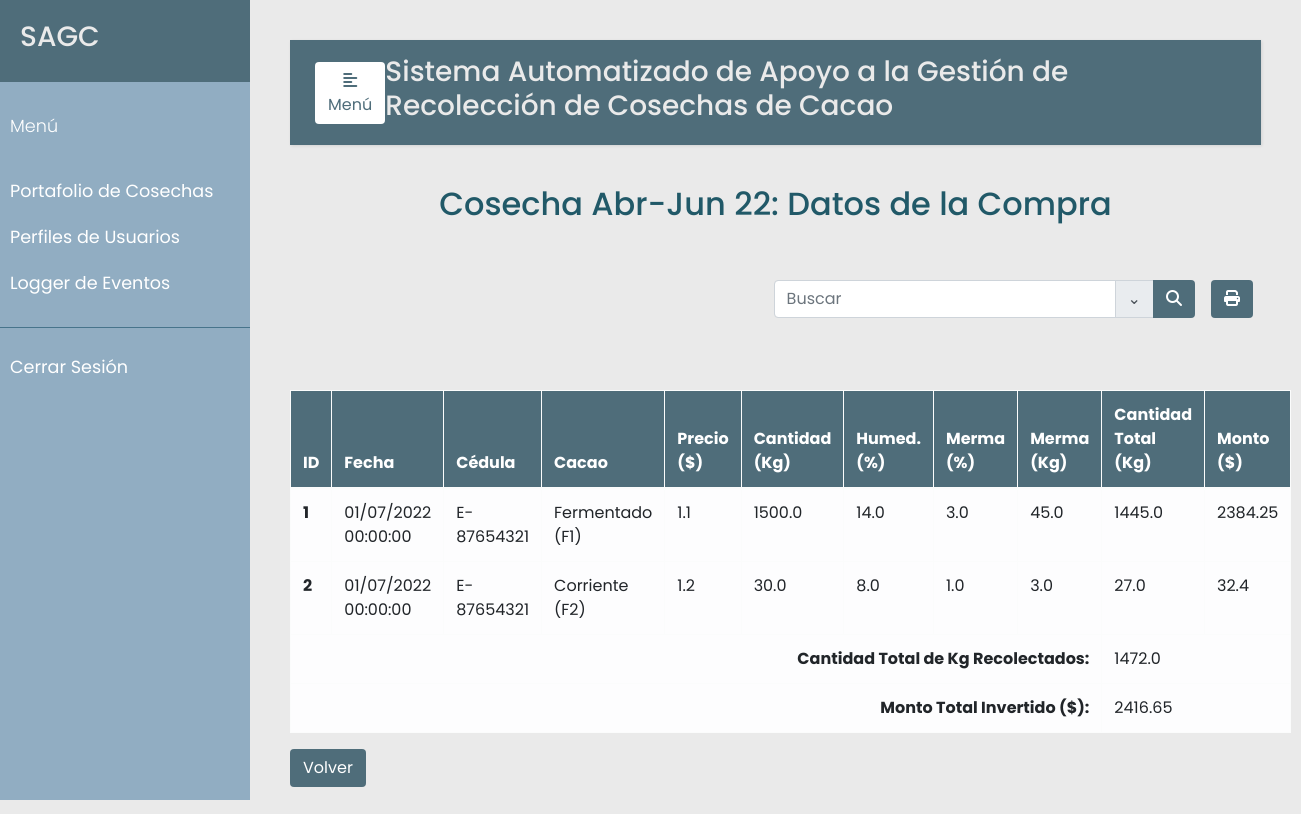
The page /cosecha/2/listar (signed in) on the database its author committed.
### src/models.py (models this page shows, shortened)
class Cosecha(db.Model):
    __tablename__ = 'cosechas'
    id = db.Column(db.Integer, primary_key=True)
    descripcion = db.Column(db.String(120), unique=True)
    inicio = db.Column(db.DateTime, nullable=False)
    cierre = db.Column(db.DateTime, nullable=False)
    estado = db.Column(db.Boolean, default=True)
    compras = db.relationship('Compra', backref='cosechas')
    financias = db.relationship('Financia', backref='cosechas')

class Compra(db.Model):
    __tablename__ = 'compras'
    id = db.Column(db.Integer, primary_key=True)
    cosecha_id = db.Column(db.Integer, db.ForeignKey('cosechas.id'), nullable=False)
    recolector_id = db.Column(db.Integer, db.ForeignKey('recolectores.id'), nullable=False)
    fecha = db.Column(db.DateTime, nullable=False)
    clase_cacao = db.Column(db.String(120), nullable=False)
    precio = db.Column(db.Float, nullable=False)
    cantidad = db.Column(db.Float, nullable=False)
    humedad = db.Column(db.Float, nullable=False)
    merma_porcentaje = db.Column(db.Float, nullable=False)
    merma_kg = db.Column(db.Float, nullable=False)
    cantidad_total = db.Column(db.Float, nullable=False)
    monto = db.Column(db.Float, nullable=False)
    observacion = db.Column(db.String(120))
    almendra = db.Column(db.Boolean, default=False)     # True si es verde

class Recolector(db.Model):
    __tablename__ = 'recolectores'
    id = db.Column(db.Integer, primary_key=True)
    ci = db.Column(db.String(30), nullable=False, unique=True)
    nombre = db.Column(db.String(30), nullable=False)
    apellido = db.Column(db.String(30), nullable=False)
    telefono = db.Column(db.String(12), nullable=False)
    celular = db.Column(db.String(12), nullable=False)
    tipo_prod = db.Column(db.Integer, db.ForeignKey('tipo_prod.id'), nullable=False) # ForeignKey debe estar el nombre de la tabla a linkear
    direccion1= db.Column(db.String(120), nullable=False)
    direccion2 = db.Column(db.String(120))
    compras = db.relationship('Compra', backref='recolectores')
    financias = db.relationship('Financia', backref='recolectores')

### src/compras.py (the view, shortened to what this page needs)
@app.route("/cosecha/<cosecha_id>/<tipo>", methods=['GET', 'POST'])
@login_required
def compras(cosecha_id, tipo):
    error=None
    compras = Compra.query.filter_by(cosecha_id=cosecha_id).all()
    recolectores = Recolector.query.all()
    total_cantidad = sum(compra.cantidad_total for compra in compras)
    total_monto = sum(compra.monto for compra in compras)
    cosecha = Cosecha.query.filter_by(id=cosecha_id).first()
    error = verificar_cosecha_exists(cosecha_id, tipo, cosecha)
    if error is not None:
        cosechas = Cosecha.query.all()
        return render_template('cosecha.html', error=error, cosechas=cosechas)
    hide = True if tipo == "listar" else False
    return render_template('compras.html', error=error, cosecha=cosecha, compras=compras, recolectores=recolectores,
                           total_cantidad=total_cantidad, total_monto=total_monto, hide=hide)

### src/decoradores.py (called while the page is built)
def login_required(f):
    @wraps(f)
    def wrap(*args, **kwargs):
        if 'logged_in' in session:
            return f(*args, **kwargs)
        else:
            flash('Necesitas iniciar sesión primero')
            return redirect(url_for('login'))
    return wrap

### src/verificadores.py (called while the page is built)
def verificar_cosecha_exists(id, tipo, cosecha):
    error = None
    if cosecha is None or (not cosecha.estado and tipo=='compras'):
        error = "La cosecha no está habilitada"
        if cosecha is None:
            return "La cosecha no se encuentra registrada. Registre la cosecha antes de realiza la compra."
    return error

### templates/compras.html (shortened to what this page needs)
{% extends "base.html" %}
{% set active_page = "compras" %}
{% block content %}
  <p class="text-center h2 fw-bold mb-5 mx-1 mx-md-4 mt-4" id="Nombre-Cosecha">{{ cosecha.descripcion }}: Datos de la Compra</p>
  <form {% if not hide %} action= '/cosecha/{{ cosecha.id }}/compras/search' {% else %} action= '/cosecha/{{ cosecha.id }}/listar/search' {% endif %}
  method="post" style="justify-content: flex-end">
    <div class="d-flex flex-row-reverse bd-highlight">
      <div class="p-2 bd-highlight">
        <button type="button" id="printer" class="btn" style="color:#fff; background-color:#4F6D7A;">
          <i class="fa fa-print" aria-hidden="true"></i>
        </button>
      </div>
      <div class="p-2 bd-highlight">
          <div class="input-group mb-3">
              <input type="text" class="form-control" placeholder="Buscar" aria-label="Buscar" name="search_compra" value="{{request.form.search_compra}}">
              <div class="input-group-append">
                <span class="input-group-text" id="basic-addon1"><a data-toggle="collapse" href="#collapse1"> ⌄ </a></span>
              </div>
              <div class="input-group-append">
                <button type="submit" id="search_compra" name="action-type" value="search" class="btn" style="color:#fff; background-color:#4F6D7A";>
                  <i class="fas fa-search" aria-hidden="true"></i>
                </button>
              </div>
          </div>
      </div>
    </div>
</form>
  <br/>
  <br>
  <table class="table table-bordered table-light table-hover" id="tabla_cosechas">
    <thead>
      <tr>
        <th scope="col">ID</th>
        <th scope="col">Fecha</th>
        <th scope="col">Cédula</th>
        <th scope="col">Cacao</th>
        <th scope="col">Precio <br> ($)</th>
        <th scope="col">Cantidad <br> (Kg)</th>
        <th scope="col">Humed. <br> (%)</th>
        <th scope="col">Merma <br> (%)</th>
        <th scope="col">Merma <br> (Kg)</th>
        <th scope="col">Cantidad <br> Total (Kg)</th>
        <th scope="col">Monto ($)</th>
      </tr>
    </thead>
    <tbody>
      {% for u in compras %}
      <tr>
        <th scope="row">{{ loop.index }}</th>
        <td>{{u.fecha.strftime("%d/%m/%Y %H:%M:%S")}}</td>
        <td>{{u.recolectores.ci }}</td>
        <td>{{u.clase_cacao}}</td>
        <td>{{u.precio}}</td>
        <td>{{u.cantidad}}</td>
        <td>{{u.humedad}}</td>
        <td>{{u.merma_porcentaje}}</td>
        <td>{{u.merma_kg}}</td>
        <td>{{u.cantidad_total}}</td>
        <td>{{u.monto}}</td>
      </tr>
      {% endfor %}
      <tr>
        <th scope="row" colspan="9" style="text-align: right;">Cantidad Total de Kg Recolectados:</th>
        <td colspan="2">{{ total_cantidad }}</td>
      </tr>
      <tr>
        <th scope="row" colspan="9" style="text-align: right;">Monto Total Invertido ($):</th>
        <td colspan="2">{{ total_monto }}</td>
      </tr>
    </tbody>
  </table>
  <div class="row">
    <div class="col-md-12">
      <a href="/cosecha" class="btn action">Volver</a>
    </div>
  </div>
{% endblock %}

### static/css/styles.css (style rules this page uses)
body { font-family: 'Poppins', sans-serif; background: #EAEAEA; }
p { font-family: 'Poppins', sans-serif; font-size: 1.1em; font-weight: 300; line-height: 1.7em; color: #215968; }
a, a:hover, a:focus { color: inherit; text-decoration: none; transition: all 0.3s; }
a[data-toggle="collapse"] { position: relative; }
.btn.action { color:#fff; background-color:#4F6D7A; }
thead { color:#fff; background-color:#4F6D7A; }

### rows shown on the page
Cosecha: descripcion "Cosecha Abr-Jun 22"
Compra: fecha "01/07/2022 00:00:00", recolectores.ci "E-87654321", clase_cacao "Fermentado (F1)", precio "1.1", cantidad "1500.0", humedad "14.0", merma_porcentaje "3.0", merma_kg "45.0", cantidad_total "1445.0", monto "2384.25"
Compra: fecha "01/07/2022 00:00:00", recolectores.ci "E-87654321", clase_cacao "Corriente (F2)", precio "1.2", cantidad "30.0", humedad "8.0", merma_porcentaje "1.0", merma_kg "3.0", cantidad_total "27.0", monto "32.4"

### other values the page prints
{{ total_cantidad }} "1472.0"
{{ total_monto }} "2416.65"
